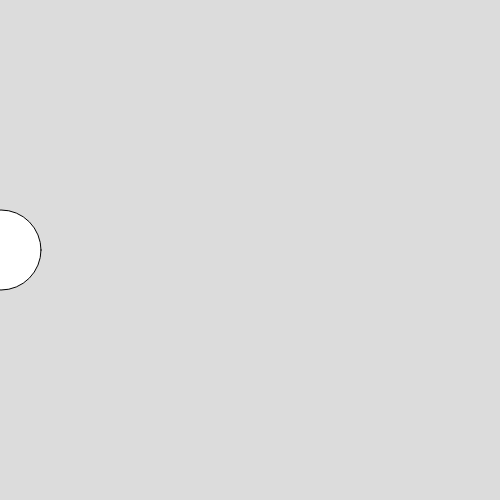
Frame 1 (no input)
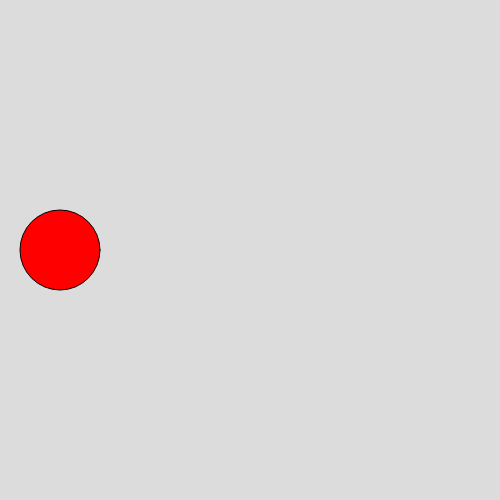
Frame 60 (no input)
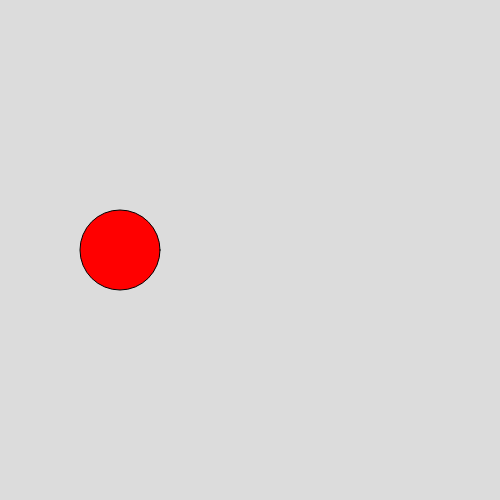
Frame 120 (the mouse pressed at the canvas centre since frame 60)

The p5.js sketch that drew these frames (run headless with seeded random() and noise() and a simulated clock; from frame 60 on, the mouse is pressed at the canvas centre):

// p5.js sketch
// ── sketch.js
var x;
var changeDirection;

function setup() {
  createCanvas(500, 500);
	x = 1;
	changeDirection = false;
	//denne variables rolle fungere som en "switch" som vælger hvilken
	//retning cirklen skal gå efter.
}

function draw() {
  background(220);
	ellipse(x,250,80);
  fill('red')
	if(x>width){
		changeDirection=true}
	//hvis cirklen går til den højre side, skifter den retning
	//Effekten med retningen er nedenunder.
	else if (x<=0){
		changeDirection=false}
	//hvis cirklen kommer forbi den venstre side (eller blive lige med 0)
	//skifter den retning.
	
	if (x>=0 && changeDirection == false){
		x=x+1}
	//hvis x er større eller er lig med 0, skal den gå mod højre
	else if(changeDirection == true){
		x=x-1}
	//Når "switch" har skiftet engang, så er x nødt til at være større end bredde
	//så skal cirklen gå tilbage til venstre.
}
